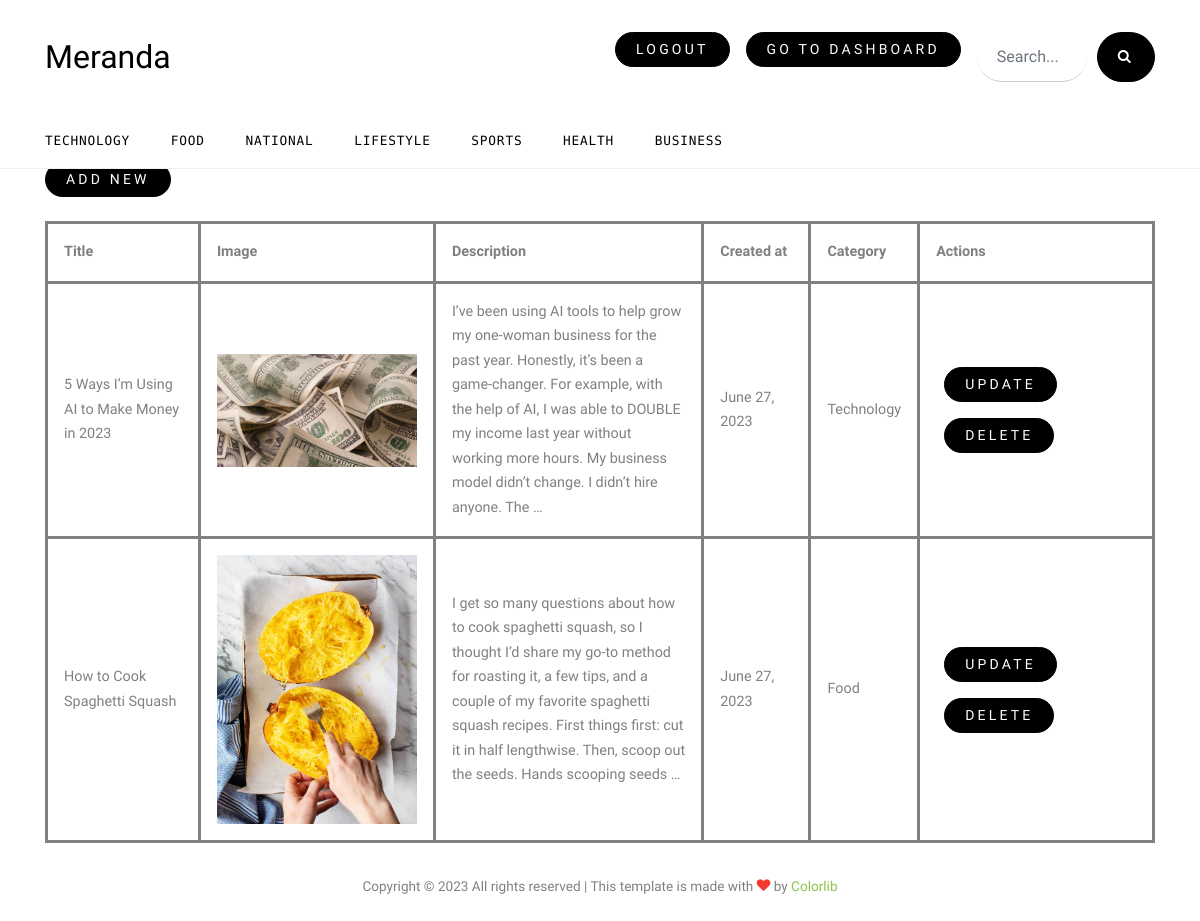
The page /author_dashboard (signed in) on the database as committed earlier.
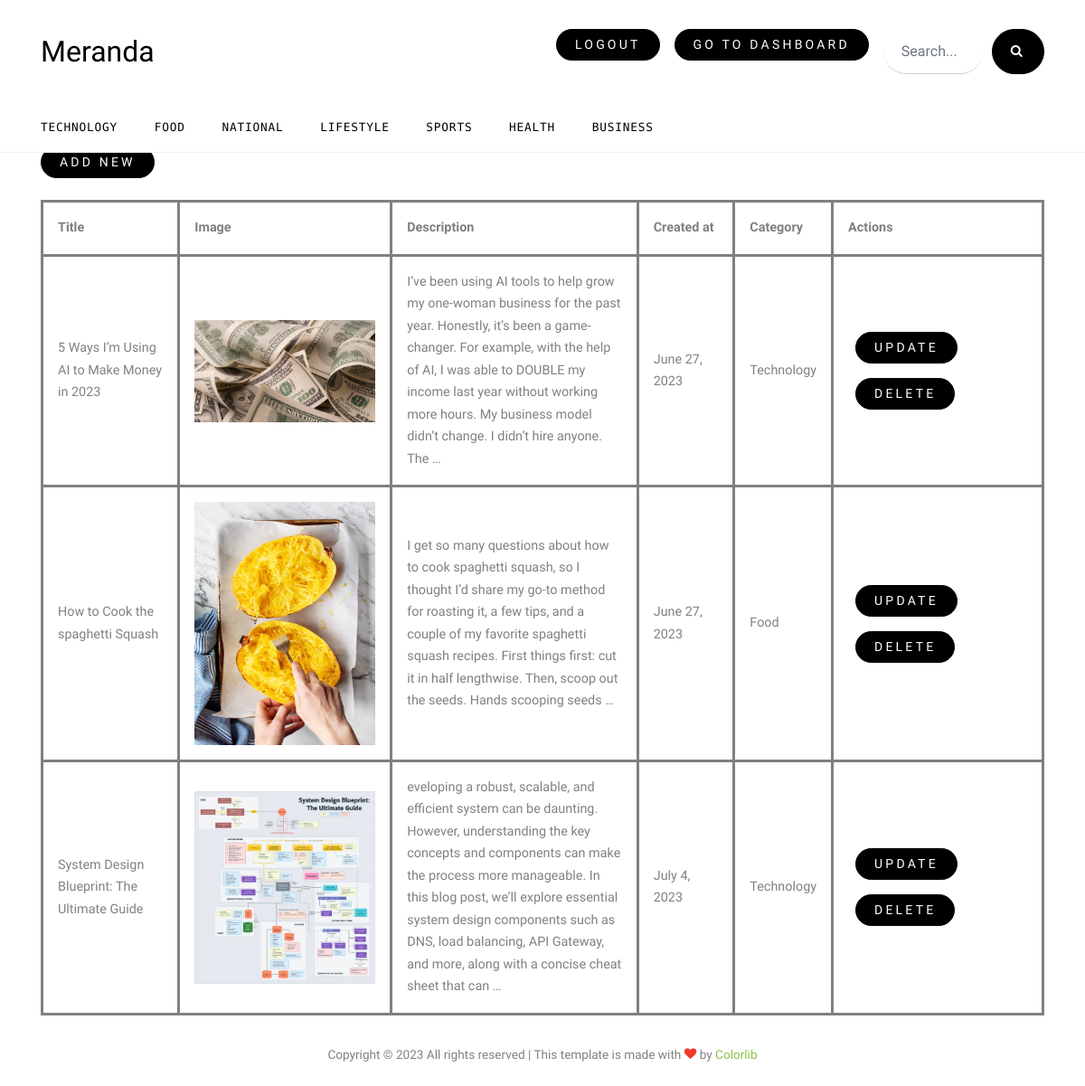
The same page on the database as committed later.
### blogs/models.py (models this page shows, shortened)
class Category(models.Model):
    name = models.CharField(max_length=35)
    def __str__(self):
        return self.name

class Blog(models.Model):
    title = models.CharField(max_length=150)
    description = models.TextField()
    category = models.ForeignKey(Category, on_delete=models.SET_NULL, null=True)
    author = models.ForeignKey(Author, null=True, on_delete=models.SET_NULL)
    created_at = models.DateField(auto_now_add=True)
    last_edit = models.DateTimeField(auto_now=True)
    image = models.ImageField(null=True, blank=True)
    @property
    def imageURL(self):
        url = ""
        try:
            url = self.image.url
        except:
            url = ""
        return url

### blogs/views.py (the view)
# urls.py: path('author_dashboard', views.author_dashboard),
def author_dashboard(request):
    blogs = Blog.objects.filter(author=request.user.author)
    return render(request, 'author_dashboard.html', {'blogs':blogs})

### blogs/context_processors.py (called while the page is built)
def blogs_and_categories(request):
    all_blogs = Blog.objects.all()
    all_categories = Category.objects.all()
    return {'all_blogs':all_blogs, 'all_categories':all_categories}

### templates/author_dashboard.html
{% extends 'base.html' %}
{% load static %}
{% block 'content' %}
<div class="container mt-5">
    <div class="add_new my-4">
        <a href="/author_add_blog" class="btn btn-outline-primary">Add New</a>
    </div>
    <table class="author_blogs_table">
        <tr>
            <th>Title</th>
            <th>Image</th>
            <th>Description</th>
            <th>Created at</th>
            <th>Category</th>
            <th>Actions</th>
        </tr>
        {% for blog in blogs %}
        <tr>
            <td class="blog_title_table">{{ blog.title }}</td>
            <td><img src="{{ blog.imageURL }}" alt="" width="200"></td>
            <td class="blog_desc_table">{{ blog.description|truncatewords:50 }}</td>
            <td>{{ blog.created_at }}</td>
            <td>{{ blog.category }}</td>
            <td>
                <a href="/author_update_blog/{{blog.id}}" class="m-2 btn btn-primary">Update</a>
                <a href="/author_delete_blog/{{blog.id}}" class="m-2 btn btn-danger">Delete</a>
            </td>
        </tr>
        {% endfor %}
    </table>
</div>
{% endblock %}

### templates/base.html (shortened to what this page needs)
{% load static %}
<!DOCTYPE html>
<html lang="en">
<head>
    <link rel="stylesheet" href="{% static 'fonts/icomoon/style.css' %}">
    <link rel="stylesheet" href="{% static 'css/bootstrap.min.css' %}">
    <link rel="stylesheet" href="{% static 'css/jquery-ui.css' %}">
    <link rel="stylesheet" href="{% static 'css/owl.carousel.min.css' %}">
    <link rel="stylesheet" href="{% static 'css/owl.theme.default.min.css' %}">
    <link rel="stylesheet" href="{% static 'css/owl.theme.default.min.css' %}">
    <link rel="stylesheet" href="{% static 'css/jquery.fancybox.min.css' %}">
    <link rel="stylesheet" href="{% static 'css/bootstrap-datepicker.css' %}">
    <link rel="stylesheet" href="{% static 'fonts/flaticon/font/flaticon.css' %}">
    <link rel="stylesheet" href="{% static 'css/aos.css' %}">
    <link href="{% static 'css/jquery.mb.YTPlayer.min.css' %}" media="all" rel="stylesheet" type="text/css">
    <link rel="stylesheet" href="{% static 'css/style.css' %}">
</head>
<body data-spy="scroll" data-target=".site-navbar-target" data-offset="300">
    <div class="site-wrap">
        <div class="header-top">
            <div class="container">
                <div class="row align-items-center">
                    <div class="col-12 col-lg-6 d-flex">
                        <a href="/" class="site-logo">
                            Meranda
                        </a>
                    </div>
                    <div class="col-12 col-lg-6 ml-auto d-flex align-center">
                        <div class="ml-md-auto mr-3">
                            {% if request.user.is_authenticated %}
                            <a href="/logout" class="btn btn-primary">Logout</a>
                            {% endif %}
                        </div>
                        <div class="ml-md-auto mr-3">
                            {% if request.user.author %}
                            <a href="/author_dashboard" class="btn btn-primary">Go to Dashboard</a>
                            {% else %}
                            <a href="/author_reg" class="btn btn-primary">Become an Author</a>
                            {% endif %}
                        </div>
                        <form action="#" class="search-form d-inline-block">
                            <div class="d-flex">
                                <input type="email" class="form-control" placeholder="Search...">
                                <button type="submit" class="btn btn-secondary"><span
                                        class="icon-search"></span></button>
                            </div>
                        </form>
                    </div>
                </div>
            </div>
            <div class="site-navbar py-2 js-sticky-header site-navbar-target d-none pl-0 d-lg-block" role="banner">
                <div class="container">
                    <div class="d-flex align-items-center">
                        <div class="mr-auto">
                            <nav class="site-navigation position-relative text-right" role="navigation">
                                <ul class="site-menu main-menu js-clone-nav mr-auto d-none pl-0 d-lg-block">
                                    {% for category in all_categories %}
                                    <li>
                                        <a href="/category/{{category.name}}" class="nav-link text-left">{{ category.name }}</a>
                                    </li>
                                    {% endfor %}
                                </ul>
                            </nav>
                        </div>
                    </div>
                </div>
            </div>
        </div>
        <div class="site-section py-0">
            {% block 'content' %}
            {% endblock %}
        </div>
        <div class="footer">
            <div class="container">
                <div class="row">
                    <div class="col-12">
                        <div class="copyright">
                            <p>
                                Copyright &copy;
                                <script>document.write(new Date().getFullYear());</script> All rights reserved | This
                                template is made with <i class="icon-heart text-danger" aria-hidden="true"></i> by <a
                                    href="https://colorlib.com" target="_blank">Colorlib</a>
                            </p>
                        </div>
                    </div>
                </div>
            </div>
        </div>
    </div>
</body>
</html>

### static/css/style.css (style rules this page uses)
html { overflow-x: hidden; }
body { line-height: 1.7; color: gray; font-weight: 300; font-size: .9rem; }
a { -webkit-transition: .3s all ease; -o-transition: .3s all ease; transition: .3s all ease; }
.site-wrap:before { display: none; -webkit-transition: .3s all ease-in-out; -o-transition: .3s all ease-in-out; transition: .3s all ease-in-out; background: rgba(0, 0, 0, 0.6); content: ""; position: absolute; z-index: 2000; top: 0; left: 0; right: 0; bottom: 0; opacity: 0; visibility: hidden; }
.site-section { padding: 2.5em 0; }
@media (min-width: 768px) { .site-section { padding: 7em 0; } }
.site-logo { font-size: 2rem; color: #000; }
.site-navbar { margin-bottom: 0px; z-index: 1999; width: 100%; background: #fff; font-family: "B612 Mono", monospace; }
.site-navbar .site-navigation .site-menu { margin-left: 0; padding-left: 0; margin-bottom: 0; }
.site-navbar .site-navigation .site-menu a { text-decoration: none !important; display: inline-block; }
.site-navbar .site-navigation .site-menu > li { display: inline-block; }
.site-navbar .site-navigation .site-menu > li:first-child > a { padding-left: 0; }
.site-navbar .site-navigation .site-menu > li > a { text-transform: uppercase; font-size: .8rem; letter-spacing: .05rem; font-weight: 400; display: inline-block; text-decoration: none !important; color: #000; }
.site-mobile-menu .site-nav-wrap { padding: 0; margin: 0; list-style: none; position: relative; }
.site-mobile-menu .site-nav-wrap a { padding: 10px 20px; display: block; position: relative; color: #212529; }
.site-mobile-menu .site-nav-wrap li { position: relative; display: block; }
.site-mobile-menu .site-nav-wrap > li { display: block; position: relative; float: left; width: 100%; }
.site-mobile-menu .site-nav-wrap > li > a { padding-left: 20px; font-size: 20px; }
.sticky-wrapper .site-navbar { -webkit-transition: .3s all ease; -o-transition: .3s all ease; transition: .3s all ease; border-bottom: 1px solid #efefef; }
.sticky-wrapper .site-navbar .site-menu > li { display: inline-block; }
.header-top > .container { padding-top: 30px; padding-bottom: 30px; }
.btn { text-transform: uppercase; font-size: 14px; letter-spacing: .2rem; font-family: "Cabin", -apple-system, BlinkMacSystemFont, "Segoe UI", Roboto, "Helvetica Neue", Arial, sans-serif, "Apple Color Emoji", "Segoe UI Emoji", "Segoe UI Symbol", "Noto Color Emoji"; }
.form-control { margin-right: 10px; height: 50px; padding-left: 20px; padding-right: 20px; border-radius: 30px; border: none; background: #fff; border-bottom: 1px solid transparent; border-bottom: 1px solid #ccc; }
.btn { border-radius: 30px; background: #000; padding-left: 20px; padding-right: 20px; border-color: #000; color: #fff; }
.search-form .form-control { margin-right: 10px; height: 50px; padding-left: 20px; padding-right: 20px; border-radius: 30px; border: none; background: #fff; border-bottom: 1px solid transparent; border-bottom: 1px solid #ccc; }
.search-form .btn { border-radius: 30px; background: #000; padding-left: 20px; padding-right: 20px; border-color: #000; }
.footer { font-size: .85rem; text-align: center; padding: 2rem 0; }
.author_blogs_table td, .author_blogs_table th { padding: 1rem; border: solid; }
.blog_desc_table { max-width: 400px; }
.blog_title_table { max-width: 200px; }

Rows that differ between the two databases and show on the page:
changed Blog "Food": title "How to Cook Spaghetti Squash" → "How to Cook the spaghetti Squash"
added Blog: title "System Design Blueprint: The Ultimate Guide", imageURL (picture), description "eveloping a robust, scalable, and efficient system can be daunting. However, understanding the key concepts and components can make the process more manageable. In this blog post, we’ll explore essential system design components such as DNS, load balancing, API Gateway, and more, along with a concise cheat sheet that can …", created_at "July 4, 2023", category "Technology"
